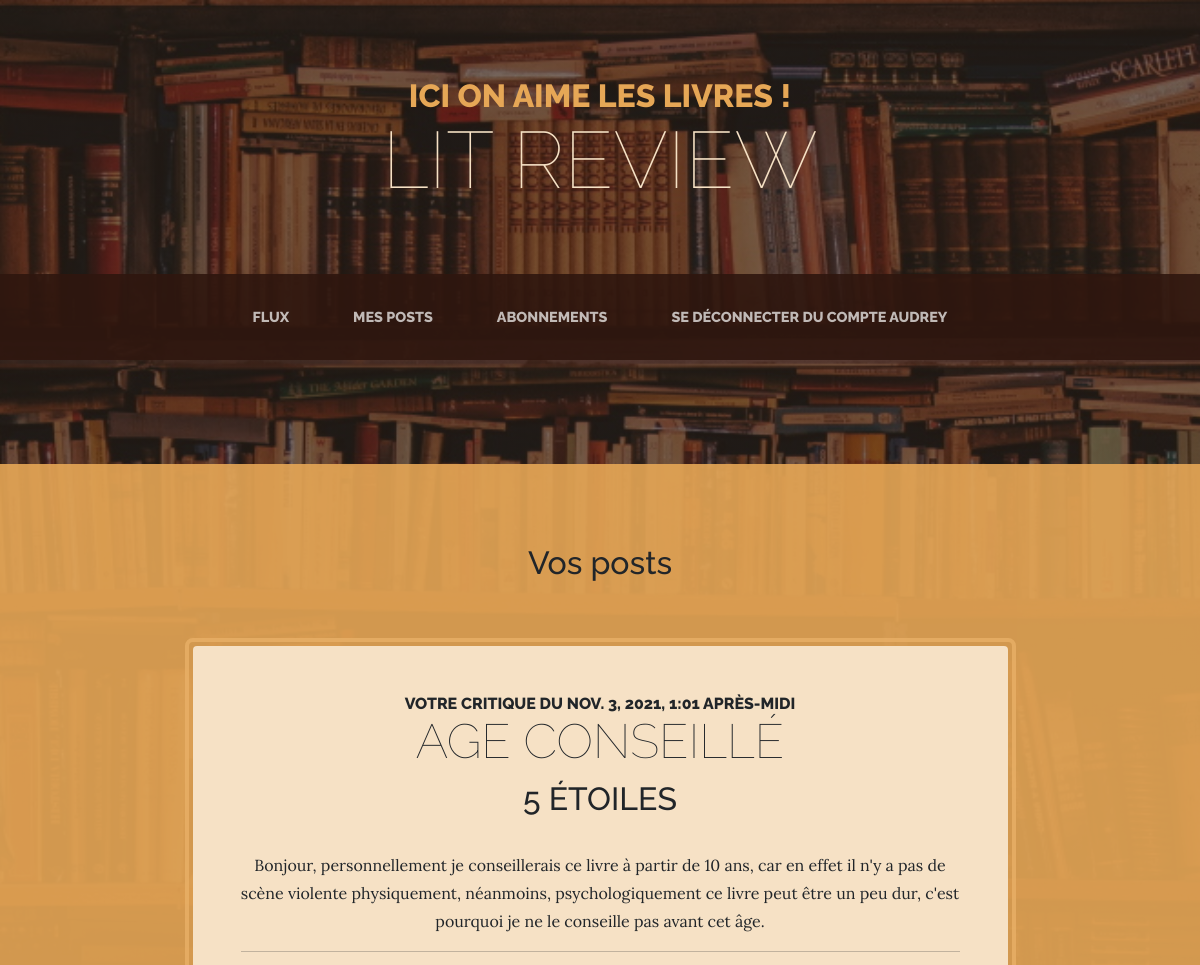
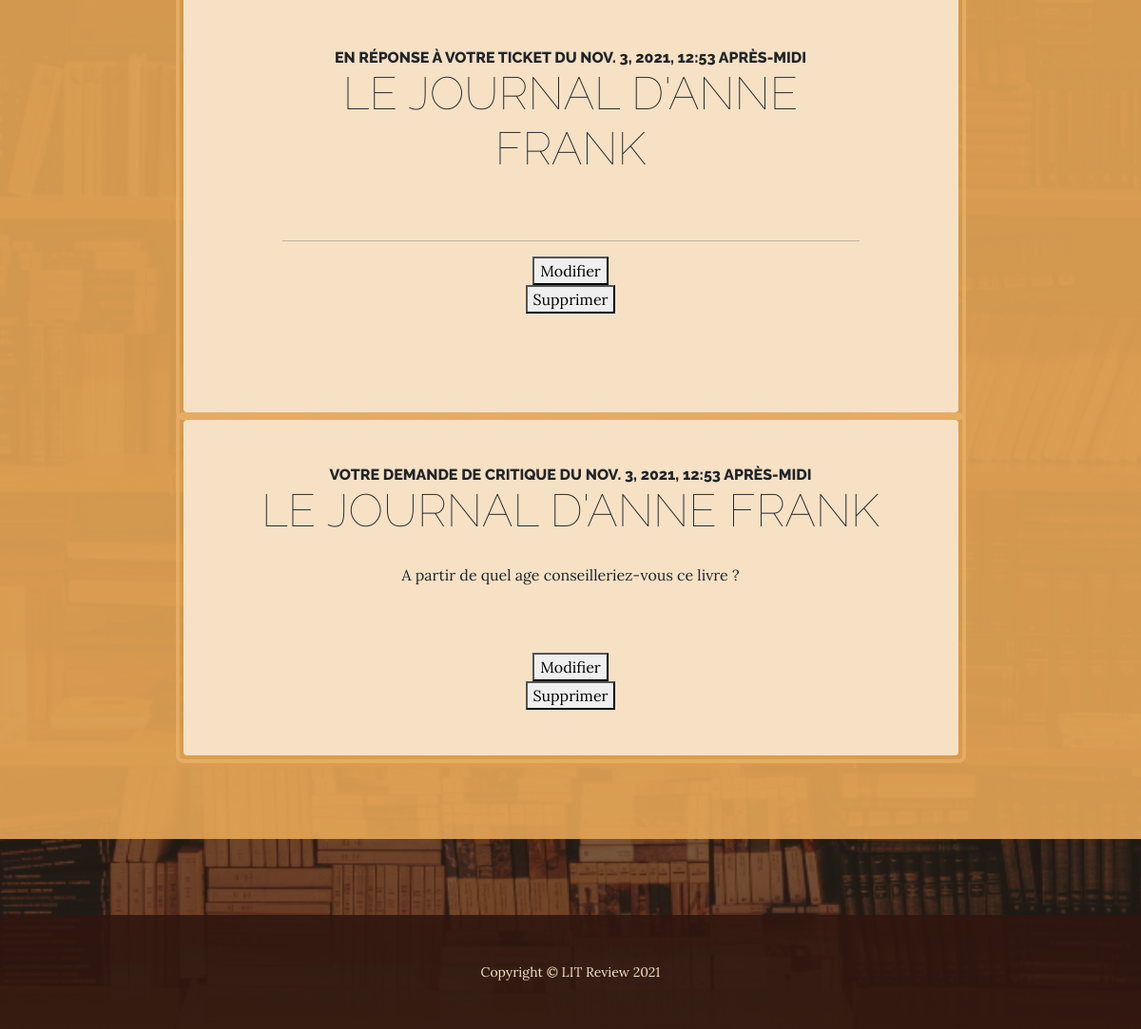
Screenshot of /reviews/my_posts/ (signed in) with the database file from the repository (2 pictures, top to bottom).
### reviews/models.py (models this page shows, shortened)
class Ticket(models.Model):
    title = models.CharField(max_length=128)
    description = models.CharField(max_length=2048, blank=True)
    user = models.ForeignKey(
        to=settings.AUTH_USER_MODEL, on_delete=models.CASCADE
    )
    image = models.ImageField(null=True, blank=True, upload_to='book_covers')
    time_created = models.DateTimeField(auto_now_add=True)

### reviews/views.py (the view, shortened to what this page needs)
# urls.py: path('my_posts/', views.my_posts, name='my_posts'),
@login_required(login_url='reviews:login')
def my_posts(request):
    tickets = Ticket.objects.filter(user=request.user)
    reviews = Review.objects.filter(user=request.user)
    tickets_and_reviews = sorted(
        chain(tickets, reviews),
        key=lambda x: x.time_created, reverse=True)
    context = {
        'tickets_and_reviews': tickets_and_reviews
    }
    return render(request, 'reviews/my_posts.html', context)

### reviews/templates/reviews/my_posts.html (shortened to what this page needs)
{% extends 'reviews/base.html' %}
{% block content %}
    <section class="page-section cta text-center">
        <h2>Vos posts</h2>
        <div class="container">
            <div class="row">
                <div class="col-xl-9 mx-auto">
                    {% for ticket_or_review in tickets_and_reviews %}
                        {% if ticket_or_review.title %}
                            {% include 'reviews/ticket.html' with ticket=ticket_or_review %}
                        {% else %}
                            {% include 'reviews/review.html' with review=ticket_or_review %}
                        {% endif %}
                    {% endfor %}
                </div>
            </div>
        </div>
    </section>
{% endblock %}

### reviews/templates/reviews/base.html (shortened to what this page needs)
<!DOCTYPE html>
<html lang="fr">
    <head>
        {% load static %}
        <link href="{% static 'reviews/css/styles.css' %}" rel="stylesheet" />
        <link href="{% static 'reviews/css/components.css' %}" rel="stylesheet" />
    </head>
        <body>
        <header>
            <h1 class="site-heading text-center text-faded d-none d-lg-block">
                <span class="site-heading-upper text-primary mb-3">Ici on aime les livres !</span>
                <span class="site-heading-lower">LIT Review</span>
            </h1>
        </header>
        <nav class="navbar navbar-expand-lg navbar-dark py-lg-4" id="mainNav">
            <div class="container">
                <div class="collapse navbar-collapse" id="navbarSupportedContent">
                    <ul class="navbar-nav mx-auto">
                        <li class="nav-item px-lg-4"><a class="nav-link text-uppercase" href="{% url 'reviews:index' %}">Flux</a></li>
                        <li class="nav-item px-lg-4"><a class="nav-link text-uppercase" href="{% url 'reviews:my_posts' %}">Mes posts</a></li>
                        <li class="nav-item px-lg-4"><a class="nav-link text-uppercase" href="{% url 'reviews:user_follows' %}">Abonnements</a></li>
                        <li class="nav-item px-lg-4"><a class="nav-link text-uppercase" href="{% url 'reviews:logout' %}">Se déconnecter du compte {{ request.user }}</a></li>
                    </ul>
                </div>
            </div>
        </nav>
        {%block content %}{% endblock %}
        <footer class="footer text-faded text-center py-5">
            <div class="container"><p class="m-0 small">Copyright &copy; LIT Review 2021</p></div>
        </footer>
    </body>
</html>

### reviews/templates/reviews/review.html (shortened to what this page needs)
<div class="cta-inner bg-faded text-center rounded">
    <h2 class="section-heading mb-4">
        {% if request.user == review.user %}
            <span class="section-heading-upper">Votre critique du {{ review.time_created }}</span>
        {% else %}
            <span class="section-heading-upper">Critique de {{ review.user }} du {{ review.time_created }}</span>
        {% endif %}
        <span class="section-heading-lower">{{ review.headline }}</span>
        <p>{{ review.rating }} étoiles</p>
    </h2>
    <p class="mb-0">{{ review.body }}</p>
    <hr>
    <div class="cta-inner bg-faded text-center rounded">
        <h2 class="section-heading mb-4">
            {% if request.user == review.ticket.user %}
                <span class="section-heading-upper">En réponse à votre ticket du {{ review.ticket.time_created }}</span>
            {% else %}
                <span class="section-heading-upper">En réponse au ticket de {{ review.ticket.user }} du {{ review.ticket.time_created }}</span>
            {% endif %}
            <span class="section-heading-lower">{{ review.ticket.title }}</span>
        </h2>
        {% if review.ticket.image %}
            <p>
            </p>
        {% endif %}
    <hr>
    {% if request.get_full_path == '/reviews/my_posts/' %}
        <form class="form" action="{% url 'reviews:my_posts' %}" method="post">
            <button type="submit">Modifier</button>
        </form>
        <form class="form" action="{% url 'reviews:my_posts' %}" method="post">
            <button type="submit">Supprimer</button>
        </form>
    {% endif %}
    </div>
</div>

### reviews/templates/reviews/ticket.html (shortened to what this page needs)
<div class="cta-inner bg-faded text-center rounded">
    <h2 class="section-heading mb-4">
        {% if request.user == ticket.user %}
            <span class="section-heading-upper">Votre demande de critique du {{ ticket.time_created }}</span>
        {% else %}
            <span class="section-heading-upper">Demande de critique de {{ ticket.user }} du {{ ticket.time_created }}</span>
        {% endif %}
        <span class="section-heading-lower">{{ ticket.title }}</span>
    </h2>
    <p class="mb-0">{{ ticket.description }}</p>
    {% if ticket.image %}
        <p>
        </p>
    {% endif %}
    {% if request.get_full_path == '/reviews/my_posts/' %}
        <form class="form" action="{% url 'reviews:my_posts' %}" method="post">
            <button type="submit">Modifier</button>
        </form>
        <form class="form" action="{% url 'reviews:my_posts' %}" method="post">
            <button type="submit">Supprimer</button>
        </form>
    {% endif %}
</div>

### rows the page displays
Ticket: ticket.time_created "NOV. 3, 2021, 12:53 APRÈS-MIDI", ticket "LE JOURNAL D'ANNE FRANK", time_created "NOV. 3, 2021, 12:53 APRÈS-MIDI", title "LE JOURNAL D'ANNE FRANK", description "A partir de quel age conseilleriez-vous ce livre ?"

### other values shown
{{ request.user }} "AUDREY"
{{ review.time_created }} "NOV. 3, 2021, 1:01 APRÈS-MIDI"
{{ review.headline }} "AGE CONSEILLÉ"
{{ review.rating }} "5"
